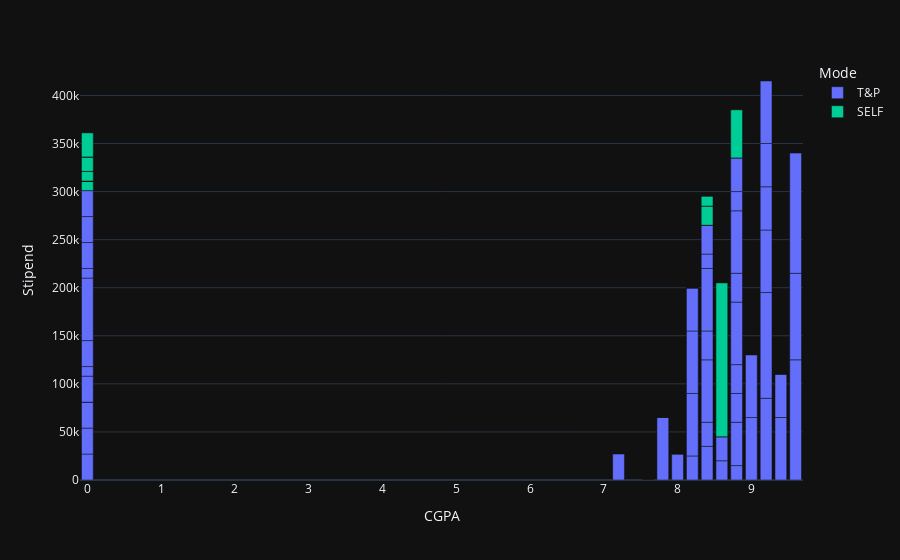

Write notebook code for a chart like this one.
### Markdown cell above
Surprizing, some students with RE has got paid internships (well I am same as well, but its different), One thing to note is that students with low GPA has higher tandency to go Offcampus, makes sense while high GPA are totally oncampus. Quite some students with good GPA has also failed to get good intern, while our MX Bot is at the top with 160k, so skills also play quite an important role.

Also check its extremely rare to have intern above 50,000 for offcampus

And to mention, that horizontal line of 65k is by Byju's so remove that 1 company and intern stats will be scrap

### Code cell
fig = px.bar(df, x="CGPA", y="Stipend", color="Mode")
fig.update_layout(template="plotly_dark")
fig

### Figure 1 — Plotly figure (JSON) as saved in the notebook; plotly's stock layout.template omitted (floating-point values rounded to 4 significant figures)
{"data": [{"alignmentgroup": "True", "hovertemplate": "Mode=T&P<br>CGPA=%{x}<br>Stipend=%{y}<extra></extra>", "legendgroup": "T&P", "marker": {"color": "#636efa", "pattern": {"shape": ""}}, "name": "T&P", "offsetgroup": "T&P", "orientation": "v", "showlegend": true, "textposition": "auto", "type": "bar", "x": [8.2, 9.2, 8.8, 9.6, 9.4, 0, 8.4, 8.8, 0, 9.6, 7.2, 0, 9.2, 8.8, 8, 9, 9.2, 0, 8.8, 8.6, 9.2, 0, 8.4, 8.4, 0, 8.8, 0, 8.4, 0, 8.8, 0, 0, 0, 8.8, 8.2, 9.2, 8.4, 9.2, 8.8, 8.4, 8.4, 9.6, 9.4, 8.8, 8.6, 9, 8.2, 9.4, 7.8, 0, 8.2], "xaxis": "x", "y": [25000, 85000, 15000, 125000, 65000, 27000, 35000, 45000, 27000, 90000, 27000, 27000, 110000, 30000, 27000, 65000, 65000, 0, 30000, 20000, 45000, 27000, 25000, 65000, 10000, 65000, 27000, 30000, 65000, 30000, 10000, 27000, 27000, 65000, 65000, 45000, 65000, 65000, 20000, 15000, 30000, 125000, 0, 35000, 25000, 65000, 65000, 45000, 65000, 27000, 45000], "yaxis": "y"}, {"alignmentgroup": "True", "hovertemplate": "Mode=SELF<br>CGPA=%{x}<br>Stipend=%{y}<extra></extra>", "legendgroup": "SELF", "marker": {"color": "#00cc96", "pattern": {"shape": ""}}, "name": "SELF", "offsetgroup": "SELF", "orientation": "v", "showlegend": true, "textposition": "auto", "type": "bar", "x": [8.8, 0, 0, 8.8, 8, 8.4, 0, 0, 0, 0, 0, 8.6, 8.2, 8.6, 0, 8.2, 0, 8.2, 8.4, 0, 7.6, 8.4, 0, 0, 7.6, 0, 0, 0, 0, 0, 0, 8.2, 7.8, 9.4, 0, 0, 0, 0, 8.4, 8.4], "xaxis": "x", "y": [0, 10000, 0, 50000, 0, 0, 0, 0, 0, 0, 0, 0, 0, 160000, 0, 0, 10000, 0, 0, 0, 0, 20000, 0, 0, 0, 0, 0, 0, 0, 0, 0, 0, 0, 0, 15000, 0, 0, 25000, 0, 10000], "yaxis": "y"}], "layout": {"barmode": "relative", "legend": {"title": {"text": "Mode"}, "tracegroupgap": 0}, "margin": {"t": 60}, "xaxis": {"anchor": "y", "domain": [0, 1], "title": {"text": "CGPA"}}, "yaxis": {"anchor": "x", "domain": [0, 1], "title": {"text": "Stipend"}}}}
